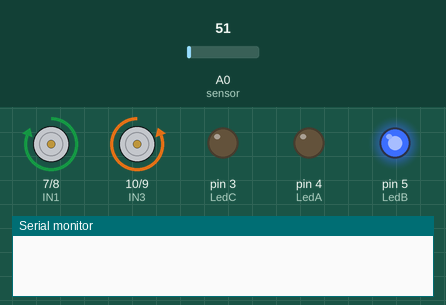
Recording of a sketch running on a simulated Arduino Uno, built with avr-gcc and run on an emulated ATmega328P. On the bench: motor-driver pin pairs drawn as motors (green arrow = first pin HIGH = forward, orange = second pin HIGH = backward, longer = more drive, scaled by the enable pin), output pins drawn as LEDs (lit = HIGH), the last lines printed to the serial monitor. Inputs (shaded band) come from the test bench; at power-on: A0 (sensor) = 51.

Above: at 0.1 s.
At 6.1 s:
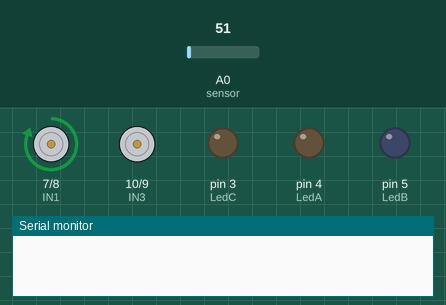
At 8.1 s:
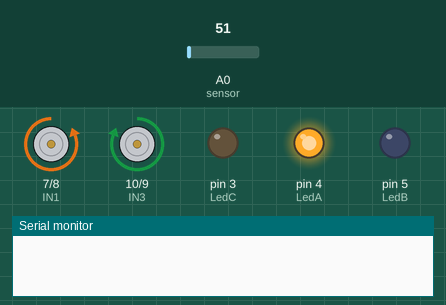
At 13.1 s:
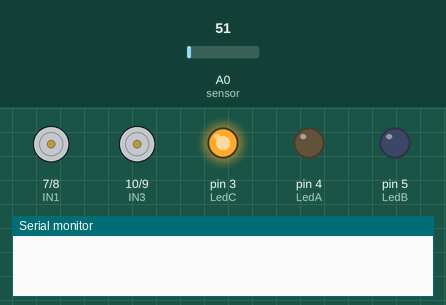
At 17.1 s:
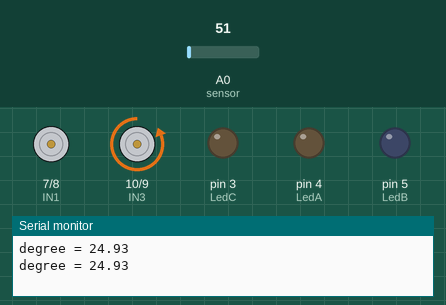
Timing chart, 0 to 21.5 s (numbered marks = the images above):
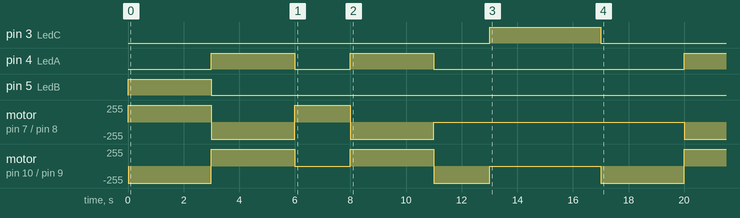

The sketch:

Motordrive.ino
```cpp
const int IN1 = 7;
const int IN2 = 8;
const int IN3 = 10;
const int IN4 = 9;
const int EN1 = 6;   //Enable pin1 is configured to pin6 of the arduino
const int EN2 = 11;  //Enable pin2 is  configured to pin11 of the arduino
const int LedA = 4;  //Red leds
const int LedB = 5;  //Green leds.
const int LedC = 3;  //Yellow leds

void forward();    //function call
void backwards();  //function call
void finish();     //function call
void left();       //function call
void right();      //function call

const int sensor=A0; //lm35 is connected to Analog pin A0
float tempc;  //variable to store temperature in degree celsius
float vout;   //variable to store output voltage

enum State
{
  Forwards,
  Left,
  Stop,
  Right,
  Backwards
};

State currentState,nextState;


void setup() {
  pinMode(IN1,OUTPUT);
  pinMode(IN2,OUTPUT);
  pinMode(IN3,OUTPUT);
  pinMode(IN4,OUTPUT);
  pinMode(EN1,OUTPUT);
  pinMode(EN2,OUTPUT);
  pinMode(LedA,OUTPUT);  //Red leds declared as outputs
  pinMode(LedB,OUTPUT);  //Green leds declared as outputs
  pinMode(LedC,OUTPUT);  //Yellow leds declared as outputs
  pinMode(sensor,INPUT); //LM35 declared as an output
  Serial.begin(9600);

    {
      forward();
      backwards();
      left();
      backwards();
      right();
      finish();
    }
    currentState = Stop; //currentstate of motors is LOW
}
void loop()
{
  vout=analogRead(sensor);//the output voltage is analog reading the sensor
  vout=(vout*500)/1023;// output voltage = output voltage*500mv/2^10-1 data bits
  tempc=vout; // Storing value in Degree Celsius
  Serial.print("degree = ");//prints the dergrees lcd screen
  Serial.print(tempc);//prints tempc value
  Serial.println();
  delay(1000);// 1 second pause

  switch (currentState) {
      case Forwards:
        nextState = Left;
        forward();  //Function call
        break;
      case Left:
        nextState = Stop;
        left();     //Function call
        break;
      case Stop:
        nextState = Right;
        finish();   //Function call
        break;
      case Right:
        nextState = Backwards;
        right();    //Function call
        break;
      case Backwards:
        backwards(); //Function call
        break;
      default:
        nextState = Stop;
    }

  currentState = nextState;

}
void forward()
{
  // Right Motor operation
  digitalWrite(LedA,LOW);  //Red leds OFF
  digitalWrite(EN1,HIGH);   //Enable pin turns ON
  digitalWrite(EN2,HIGH);   //Enable pin turns ON
  digitalWrite(IN1,HIGH);
  digitalWrite(IN2,LOW);
  digitalWrite(LedC,LOW);  //Yellow leds OFF
  // Left Motor operation
  digitalWrite(IN3,LOW);
  digitalWrite(IN4,HIGH);
  digitalWrite(LedA,LOW);  //Red leds OFF
  digitalWrite(LedB,HIGH); //Green leds ON
  digitalWrite(LedC,LOW);  //Yellow leds OFF
  delay(3000);//wait 3 seconds
}
void backwards()
{
   // Right Motor operation
  digitalWrite(LedB,LOW);//Green leds OFF
  digitalWrite(EN1,HIGH);   //Enable pin turns ON
  digitalWrite(EN2,HIGH);   //Enable pin turns ON
  digitalWrite(IN1,LOW);
  digitalWrite(IN2,HIGH);
  // Left Motor operation
  digitalWrite(LedB,LOW); //Green leds OFF
  digitalWrite(IN3,HIGH);
  digitalWrite(IN4,LOW);
  digitalWrite(LedA,HIGH); //Red leds ON
  digitalWrite(LedC,LOW);  //Yellow leds OFF
  delay(3000);//wait 3 seconds
}
void finish()
  {
    digitalWrite(EN1,LOW); //Enable pin turns OFF
    digitalWrite(EN2,LOW); //Enable pin turns OFF
    digitalWrite(IN1,LOW);
    digitalWrite(IN2,LOW);
    digitalWrite(IN3,LOW);
    digitalWrite(IN4,LOW);
    digitalWrite(LedA,LOW);   //Red Leds OFF
    digitalWrite(LedB,LOW);   //Green leds OFF
    digitalWrite(LedC,HIGH);  //Yellow leds ON
    delay(1000);//wait 1 second
  }
  void left()
  {
    digitalWrite(LedA,LOW); //Red Leds OFF
    digitalWrite(LedB,LOW); //Green leds OFF
    digitalWrite(LedC,LOW); //Yellow led OFF
    // Right Motor operation
    digitalWrite(EN1,HIGH);
    digitalWrite(IN1,HIGH);
    digitalWrite(IN2,LOW);
    // Left Motor operation is turned OFF
    digitalWrite(EN2,LOW);
    digitalWrite(IN3,LOW);
    digitalWrite(IN4,LOW);
    delay(2000);//wait 2 seconds
  }

  void right()
  {
    digitalWrite(LedA,LOW); //Red Leds OFF
    digitalWrite(LedB,LOW); //Green leds OFF
    digitalWrite(LedC,LOW); //Yellow led OFF
    // Left Motor operation
    digitalWrite(EN2,HIGH);
    digitalWrite(IN3,LOW);
    digitalWrite(IN4,HIGH);
    // Right Motor operation is turned OFF
    digitalWrite(EN1,LOW);
    digitalWrite(IN1,LOW);
    digitalWrite(IN2,LOW);
    delay(2000);//wait 2 seconds
  }
```

Measured:
- by itself, pin 3 (LedC): HIGH → LOW at 17.0 s
- by itself, pin 4 (LedA): HIGH → LOW at 6.0 s, → HIGH 2.0 s later, → LOW 3.0 s later, → HIGH 9.0 s later
- by itself, motor on pin 10 (IN3) / pin 9 (IN4): stopped → backward 255/255 at 0.00 s, → forward 255/255 3.0 s later, → stopped 3.0 s later, → forward 255/255 2.0 s later, … (8 changes in this stretch)
- by itself, motor on pin 7 (IN1) / pin 8 (IN2): stopped → forward 255/255 at 0.00 s, → backward 255/255 3.0 s later, → forward 255/255 3.0 s later, → backward 255/255 2.0 s later, … (6 changes in this stretch)
